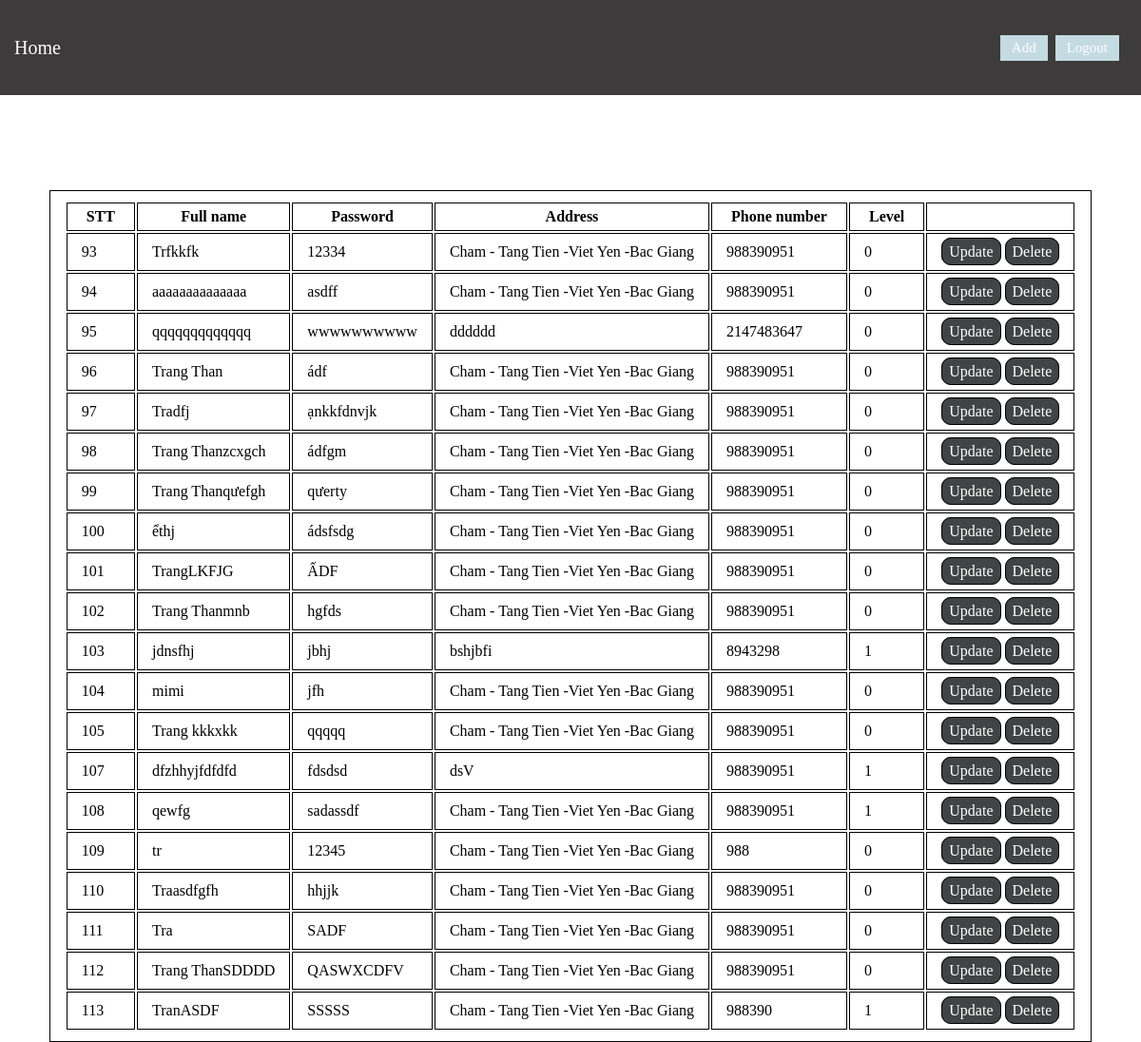
The app's page /?action=tableAdmin (signed in) with its own data.
### tables this page shows
CREATE TABLE `information` (
  `id` int(10) NOT NULL,
  `fullname` varchar(50) NOT NULL,
  `address` varchar(100) NOT NULL,
  `phonenumber` int(10) NOT NULL,
  `password` varchar(10) NOT NULL,
  `level` int(1) NOT NULL
);

### index.php (called while the page is built)
<?php
	include_once 'Controller/controller.php';
	$controller = new Controller();
	$controller->View();

### model/model.php (called while the page is built, shortened)
<?php
class BaseModel{
    private $str_connect;
    public function connectDB(){
        $this->str_connect = new mysqli('localhost','root','','dbcustomer');
        mysqli_set_charset($this->str_connect,'utf8');
    }
    public function Select(){
        $str = 'SELECT *FROM `information`';
        $result = $this->str_connect->query($str);
        if($result->num_rows == 0){
            $data = 0;
        }
        else{
            while ($row = $result->fetch_assoc()) {
                $data[] = $row;
            }
        }
        return $data;
    }
}

### view/tableAdmin.php (the view, shortened to what this page needs)
<?php include_once 'homeAdmin.php';
?>
</head>
</head>
<body>
	<div class="section-container">
		<div class="content content1">
			<table>
				<thead>
					<tr>
						<th>STT</th>
						<th>Full name</th>
						<th>Password</th>
						<th>Address</th>
						<th>Phone number</th>
						<th>Level</th>
						<th></th>
					</tr>
				</thead>
				<?php
					foreach($data as $item){
				?>
				<tbody>
					<tr>
						<td><?php echo $item['id']; ?></td>
						<td><?php echo $item['fullname']; ?></td>
						<td><?php echo $item['password']; ?></td>
						<td><?php echo $item['address']; ?></td>
						<td><?php echo $item['phonenumber']; ?></td>
						<td><?php echo $item['level']; ?></td>
						<td>
							<a class="btn" href="?action=update&id=<?php echo $item['id']?>">Update</a>
							<a class="btn" href="?action=delete&id=<?php echo $item['id']?>">Delete</a>
						</td>
					</tr>
					<?php } ?>
				</tbody>
			</table>
		</div>
	</div>
</body>
</html>

### view/css/css.css (style rules this page uses)
* { margin: 0; padding: 0; box-sizing: border-box; }
.section-container { display: flex; justify-content: center; padding-top: 100px; }
.content,.box { max-width: 350px; width: 100%; }
.btn { text-decoration: none; border: 1px solid black; padding: 5px 7px; background-color: rgb(65, 68, 68); color: white; border-radius:10px; }
.content1 th { padding: 5px 20px; }
.content1 { display: flex; justify-content: center; max-width: 1170px; width: 100%; }
table, table th, table td { border: 1px solid black; padding: 10px 15px; }

### records on screen
information: id "93", fullname "Trfkkfk", password "12334", address "Cham - Tang Tien -Viet Yen -Bac Giang", phonenumber "988390951", level "0"
information: id "94", fullname "aaaaaaaaaaaaaa", password "asdff", address "Cham - Tang Tien -Viet Yen -Bac Giang", phonenumber "988390951", level "0"
information: id "95", fullname "qqqqqqqqqqqqq", password "wwwwwwwwww", address "dddddd", phonenumber "2147483647", level "0"
information: id "96", fullname "Trang Than", password "ádf", address "Cham - Tang Tien -Viet Yen -Bac Giang", phonenumber "988390951", level "0"
information: id "97", fullname "Tradfj", password "ạnkkfdnvjk", address "Cham - Tang Tien -Viet Yen -Bac Giang", phonenumber "988390951", level "0"
information: id "98", fullname "Trang Thanzcxgch", password "ádfgm", address "Cham - Tang Tien -Viet Yen -Bac Giang", phonenumber "988390951", level "0"
information: id "99", fullname "Trang Thanqưefgh", password "qưerty", address "Cham - Tang Tien -Viet Yen -Bac Giang", phonenumber "988390951", level "0"
information: id "100", fullname "ểthj", password "ádsfsdg", address "Cham - Tang Tien -Viet Yen -Bac Giang", phonenumber "988390951", level "0"
information: id "101", fullname "TrangLKFJG", password "ẤDF", address "Cham - Tang Tien -Viet Yen -Bac Giang", phonenumber "988390951", level "0"
information: id "102", fullname "Trang Thanmnb", password "hgfds", address "Cham - Tang Tien -Viet Yen -Bac Giang", phonenumber "988390951", level "0"
information: id "103", fullname "jdnsfhj", password "jbhj", address "bshjbfi", phonenumber "8943298", level "1"
information: id "104", fullname "mimi", password "jfh", address "Cham - Tang Tien -Viet Yen -Bac Giang", phonenumber "988390951", level "0"
information: id "105", fullname "Trang kkkxkk", password "qqqqq", address "Cham - Tang Tien -Viet Yen -Bac Giang", phonenumber "988390951", level "0"
information: id "107", fullname "dfzhhyjfdfdfd", password "fdsdsd", address "dsV", phonenumber "988390951", level "1"
information: id "108", fullname "qewfg", password "sadassdf", address "Cham - Tang Tien -Viet Yen -Bac Giang", phonenumber "988390951", level "1"
information: id "109", fullname "tr", password "12345", address "Cham - Tang Tien -Viet Yen -Bac Giang", phonenumber "988", level "0"
information: id "110", fullname "Traasdfgfh", password "hhjjk", address "Cham - Tang Tien -Viet Yen -Bac Giang", phonenumber "988390951", level "0"
information: id "111", fullname "Tra", password "SADF", address "Cham - Tang Tien -Viet Yen -Bac Giang", phonenumber "988390951", level "0"
information: id "112", fullname "Trang ThanSDDDD", password "QASWXCDFV", address "Cham - Tang Tien -Viet Yen -Bac Giang", phonenumber "988390951", level "0"
information: id "113", fullname "TranASDF", password "SSSSS", address "Cham - Tang Tien -Viet Yen -Bac Giang", phonenumber "988390", level "1"
